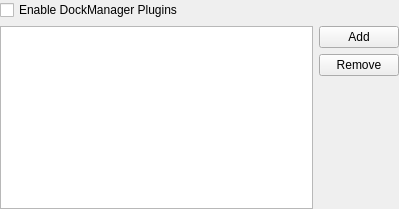
<?xml version="1.0" encoding="UTF-8"?>
<ui version="4.0">
 <class>DockConfig</class>
 <widget class="QWidget" name="DockConfig">
  <property name="geometry">
   <rect>
    <x>0</x>
    <y>0</y>
    <width>399</width>
    <height>209</height>
   </rect>
  </property>
  <property name="windowTitle">
   <string comment="KDE::DoNotExtract">Form</string>
  </property>
  <layout class="QGridLayout" name="gridLayout">
   <property name="margin">
    <number>0</number>
   </property>
   <item row="0" column="0" colspan="2">
    <widget class="QCheckBox" name="enable">
     <property name="text">
      <string>Enable DockManager Plugins</string>
     </property>
    </widget>
   </item>
   <item row="1" column="0" rowspan="3">
    <widget class="QListWidget" name="view">
     <property name="alternatingRowColors">
      <bool>true</bool>
     </property>
    </widget>
   </item>
   <item row="1" column="1">
    <widget class="QPushButton" name="addButton">
     <property name="text">
      <string>Add</string>
     </property>
    </widget>
   </item>
   <item row="2" column="1">
    <widget class="QPushButton" name="removeButton">
     <property name="text">
      <string>Remove</string>
     </property>
    </widget>
   </item>
   <item row="3" column="1">
    <spacer name="verticalSpacer">
     <property name="orientation">
      <enum>Qt::Vertical</enum>
     </property>
     <property name="sizeHint" stdset="0">
      <size>
       <width>20</width>
       <height>179</height>
      </size>
     </property>
    </spacer>
   </item>
  </layout>
 </widget>
 <resources/>
 <connections/>
</ui>
